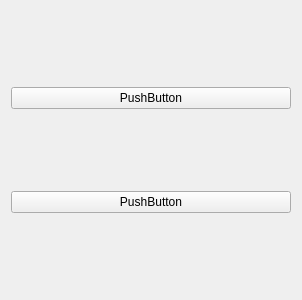
<?xml version="1.0" encoding="UTF-8"?>
<ui version="4.0">
 <class>MyUc</class>
 <widget class="QWidget" name="MyUc">
  <property name="geometry">
   <rect>
    <x>0</x>
    <y>0</y>
    <width>302</width>
    <height>300</height>
   </rect>
  </property>
  <property name="sizePolicy">
   <sizepolicy hsizetype="Preferred" vsizetype="Preferred">
    <horstretch>0</horstretch>
    <verstretch>0</verstretch>
   </sizepolicy>
  </property>
  <property name="windowTitle">
   <string>Form</string>
  </property>
  <property name="styleSheet">
   <string notr="true"/>
  </property>
  <layout class="QGridLayout" name="gridLayout">
   <item row="0" column="0">
    <widget class="QPushButton" name="pushButton_3">
     <property name="text">
      <string>PushButton</string>
     </property>
    </widget>
   </item>
   <item row="1" column="0">
    <widget class="QPushButton" name="pushButton">
     <property name="text">
      <string>PushButton</string>
     </property>
    </widget>
   </item>
  </layout>
 </widget>
 <resources/>
 <connections/>
</ui>
